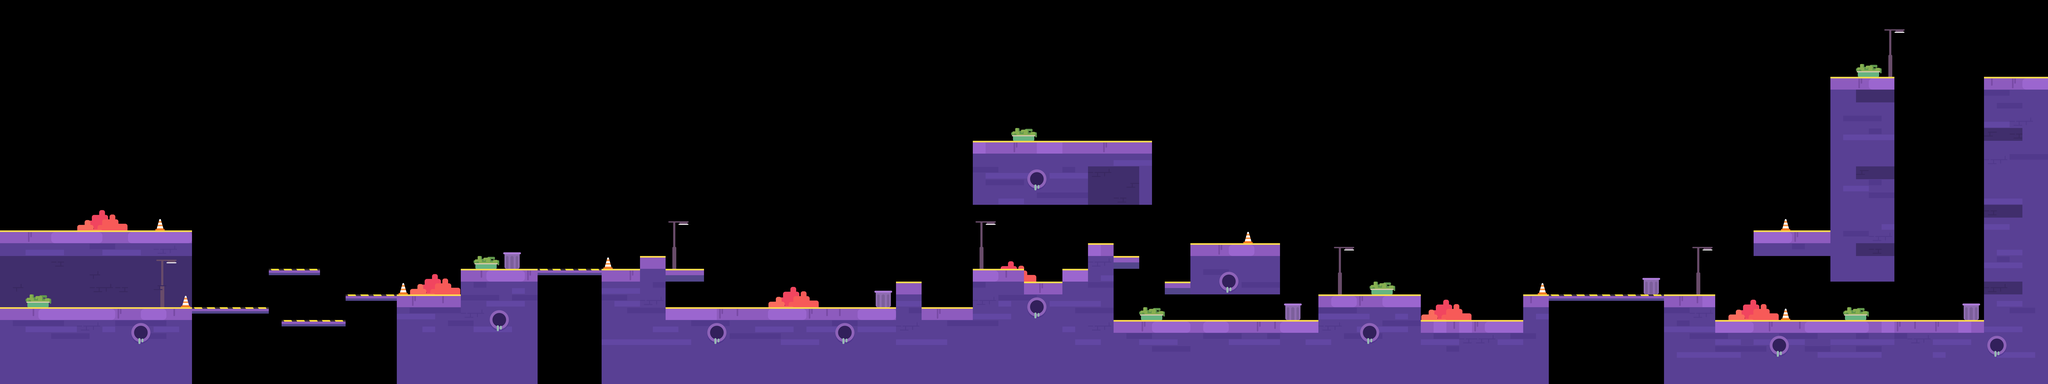

This game map was drawn from its Tiled (.tmx) file and the tilesets committed beside it. A one-line description and the trimmed map source follow:
An orthogonal 160x30 tile map with 80x80 px tiles, 8 tile layers (dixing, zhuangshi02, zhuangshi01, dimian, ...).

<map version="1.0" orientation="orthogonal" renderorder="right-down" width="160" height="30" tilewidth="80" tileheight="80">
 <tileset firstgid="1" name="bj_2_1" tilewidth="80" tileheight="80">
  <image source="bj_2_1.png" width="1040" height="640" />
 </tileset>
 <layer name="dixing" width="160" height="30">
  <data>[4800 cells, 1237 non-empty, 4 distinct tile ids]</data>
 </layer>
 <layer name="zhuangshi02" width="160" height="30">
  <data>[4800 cells, 48 non-empty, 8 distinct tile ids]</data>
 </layer>
 <layer name="zhuangshi01" width="160" height="30">
  <data>[4800 cells, 90 non-empty, 15 distinct tile ids]</data>
 </layer>
 <layer name="dimian" width="160" height="30">
  <data>[4800 cells, 177 non-empty, 1 distinct tile ids]</data>
 </layer>
 <layer name="dixingzhuangshi" width="160" height="30">
  <data>[4800 cells, 182 non-empty, 6 distinct tile ids]</data>
 </layer>
 <layer name="dixingzhuangshi01" width="160" height="30">
  <data>[4800 cells, 160 non-empty, 1 distinct tile ids]</data>
 </layer>
 <layer name="dixingzhuangshi02" width="160" height="30">
  <data>[4800 cells, 40 non-empty, 4 distinct tile ids]</data>
 </layer>
 <layer name="dimianzhuangshi" width="160" height="30">
  <data>[4800 cells, 114 non-empty, 4 distinct tile ids]</data>
 </layer>
</map>
